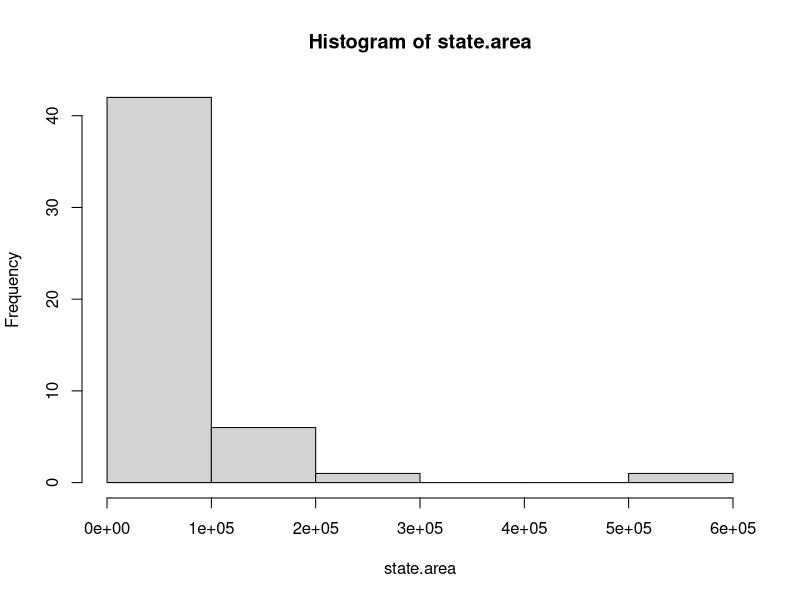
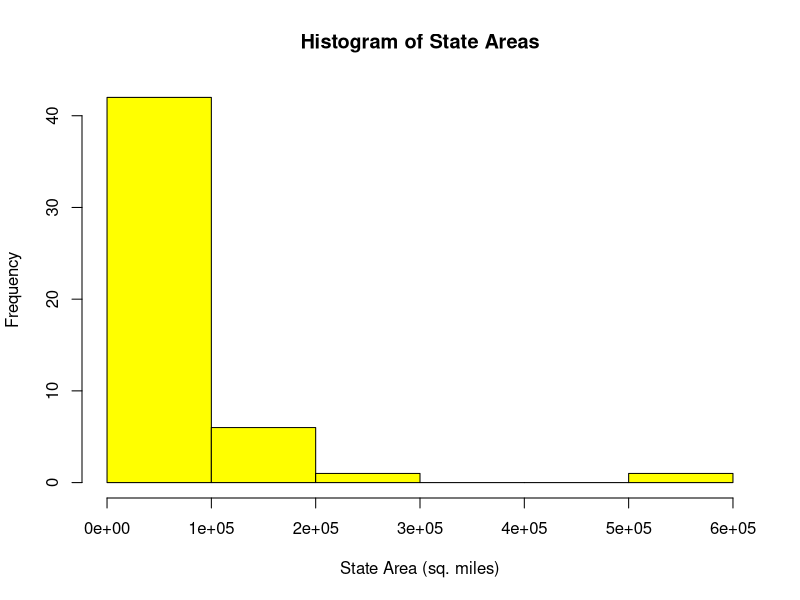

R code for these plots, in order: (Note: this script raises an error after producing the figures.)
data('state') # Loads the state data set(specifically state)

rm(state.center)
rm(state.division)
rm(state.region)
rm(state.x77)
# Removes data from the data set

is.vector(state.area)

# Show all the data in a clean format
View(state.area) # V is case-sensetive

# Show a histogram(summary graph for a single variable)
hist(state.area)

# Syntax can be used to create a better histogram
hist(state.area, breaks = "Sturges", col = "Yellow", 
     xlab = "State Area (sq. miles)",
     main = paste("Histogram of State Areas"))

options(scipen = 999) # Turns off scientific notation
options(scipen = 0) # Turns on scientific notation

max() # Finds maximum value
min() # Find minimum value
mean() # Finds mean
median() # Finds median

# Mode is not in base R packages
install.package("statip")
library(statip)
mfv() # Finds the most frequent value(mode)

range() # Finds the range 
quantile() # Finds the quartiles(50% = The medium)
IQR() # Finds the interquartile range(Q3 - Q1)
sd() # Finds the standard deviation
var() # Finds the variance
